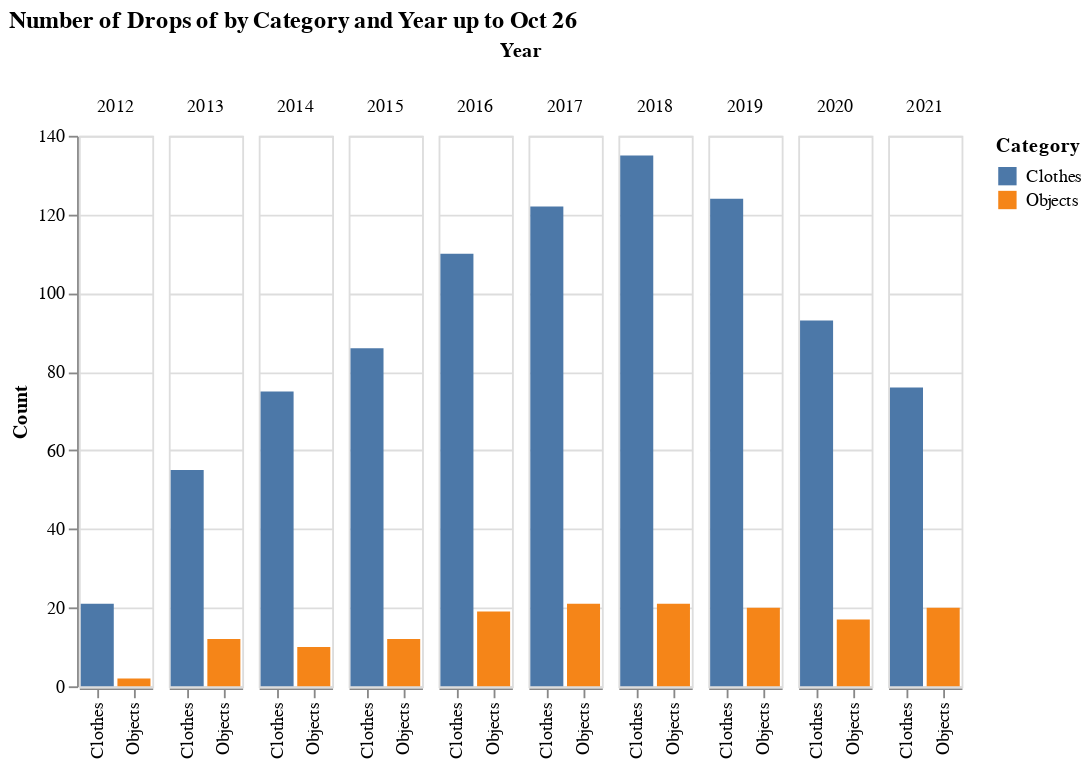

The code cell stored with this chart in its notebook:
### Markdown cell above
## Breakdown by Category

### Code cell
# tdf = df_all.groupby(['Category', 'Year']).count()['Release'].reset_index()
tdf = ytd_df.groupby(['Category', 'Year']).count()['Release'].reset_index()
tdf.columns = ['Category', 'Year', 'Count']
alt.Chart(tdf, width=40).mark_bar().encode(
    x=alt.X('Category:N', sort=kind_sort_order, title=None),
    y='Count:Q',
    color=alt.Color('Category:N', sort=kind_sort_order),
    column='Year:O',
    tooltip=['Count', ]
).configure_facet(spacing=7).properties(title=f"Number of Drops of by Category and Year up to {rel.strftime('%b %d')}")

### Figure 1 — Vega-Lite specification as saved in the notebook (floating-point values rounded to 4 significant figures)
{"$schema": "https://vega.github.io/schema/vega-lite/v4.8.1.json", "config": {"facet": {"spacing": 7}, "view": {"continuousHeight": 300, "continuousWidth": 400}}, "data": {"name": "data-ef4ebf45ae92c4b633d5d8bf9470cbb3"}, "datasets": {"data-ef4ebf45ae92c4b633d5d8bf9470cbb3": [{"Category": "Clothes", "Count": 21, "Year": 2012}, {"Category": "Clothes", "Count": 55, "Year": 2013}, {"Category": "Clothes", "Count": 75, "Year": 2014}, {"Category": "Clothes", "Count": 86, "Year": 2015}, {"Category": "Clothes", "Count": 110, "Year": 2016}, {"Category": "Clothes", "Count": 122, "Year": 2017}, {"Category": "Clothes", "Count": 135, "Year": 2018}, {"Category": "Clothes", "Count": 124, "Year": 2019}, {"Category": "Clothes", "Count": 93, "Year": 2020}, {"Category": "Clothes", "Count": 76, "Year": 2021}, {"Category": "Objects", "Count": 2, "Year": 2012}, {"Category": "Objects", "Count": 12, "Year": 2013}, {"Category": "Objects", "Count": 10, "Year": 2014}, {"Category": "Objects", "Count": 12, "Year": 2015}, {"Category": "Objects", "Count": 19, "Year": 2016}, {"Category": "Objects", "Count": 21, "Year": 2017}, {"Category": "Objects", "Count": 21, "Year": 2018}, {"Category": "Objects", "Count": 20, "Year": 2019}, {"Category": "Objects", "Count": 17, "Year": 2020}, {"Category": "Objects", "Count": 20, "Year": 2021}]}, "encoding": {"color": {"field": "Category", "sort": ["Bottom", "Top", "Layer"], "type": "nominal"}, "column": {"field": "Year", "type": "ordinal"}, "tooltip": [{"field": "Count", "type": "quantitative"}], "x": {"field": "Category", "sort": ["Bottom", "Top", "Layer"], "title": null, "type": "nominal"}, "y": {"field": "Count", "type": "quantitative"}}, "mark": "bar", "title": "Number of Drops of by Category and Year up to Oct 26", "width": 40}
